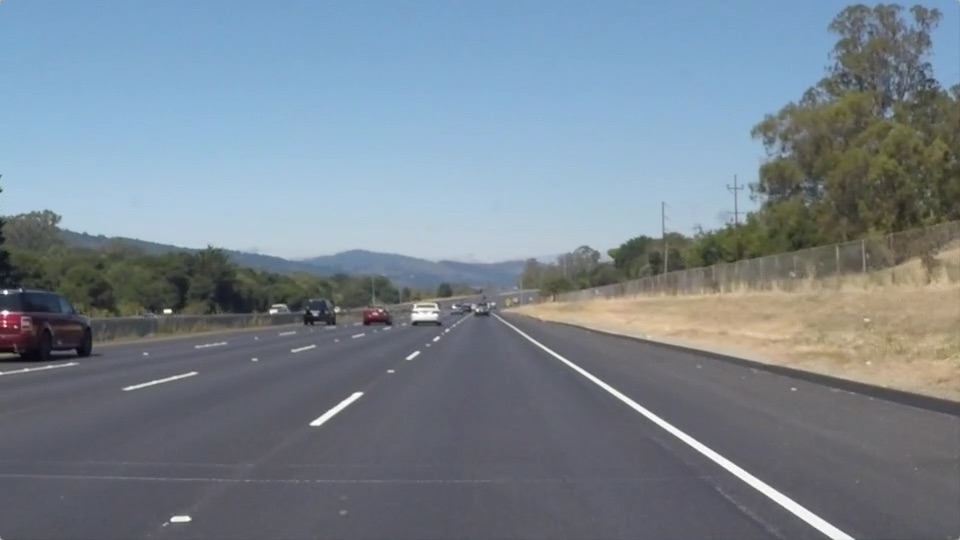
#> input picture p4-advanced-lane-lines/test_images/solidWhiteRight.jpg, 960 x 540 px
$ python -i helperfunctions.py   (imports and definitions only)   (older library calls are emulated)
#> lines starting #> are read from the running program, lines starting #| are printed output that depends on the picture; after the words box and inside, x2 and y2 are one past the last pixel; in counts of white or black regions, pixels touching at a corner belong together
import numpy as np
import cv2
from scipy import signal

## 3. Use color transforms, gradients, etc., to create a thresholded binary image.Use color transforms, gradients, etc.,
## to create a thresholded binary image.

def abs_sobel_thresh(img, orient='x', sobel_kernel=3, thresh=(0, 255)):
    # Apply the following steps to img
    # 1) Convert to grayscale
#> called with orient = 'x', sobel_kernel = 3, thresh = (150, 255)
    gray = cv2.cvtColor(img, cv2.COLOR_RGB2GRAY)
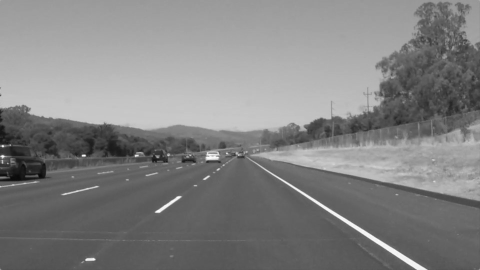
#> gray: shape (540, 960) (shown at 1/2 size); min 8, max 255, mean 130.1
    # 2) Take the derivative in x or y given orient = 'x' or 'y'
    if orient == 'x':
        derivative = cv2.Sobel(gray, cv2.CV_64F, 1, 0)
    elif orient == 'y':
        derivative = cv2.Sobel(gray, cv2.CV_64F, 0, 1)
    else:
        print("Error: orient must be either x or y.")
        # TODO: a bit dodge
        derivative = 0

    # 3) Take the absolute value of the derivative or gradient
    abs_derivative = np.absolute(derivative)

    # 4) Scale to 8-bit (0 - 255) then convert to type = np.uint8
    scaled_sobel = np.uint8(255 * abs_derivative / np.max(abs_derivative))

    # 5) Create a mask of 1's where the scaled gradient magnitude
    # is > thresh_min and < thresh_max
    # So there are 1s where #s are within our thresholds and 0s otherwise.
    grad_binary = np.zeros_like(scaled_sobel)
    grad_binary[(scaled_sobel >= thresh[0]) & (scaled_sobel <= thresh[1])] = 1

    # 6) Return this mask as your binary_output image
    return grad_binary


# [45 lines left out: functions mag_thresh, dir_threshold, not called in this run]

def mag_thresh(img, sobel_kernel=9, mag_thresh=(0, 255)):

    # Apply the following steps to img
    # 1) Convert to grayscale
    gray = cv2.cvtColor(img, cv2.COLOR_RGB2GRAY)

    # 2) Take the gradient in x and y separately
    sobelx = cv2.Sobel(gray, cv2.CV_64F, 1, 0)
    sobely = cv2.Sobel(gray, cv2.CV_64F, 0, 1)

    # 3) Calculate the magnitude
    abs_sobelxy = np.sqrt(sobelx**2 + sobely**2)

    # 5) Scale to 8-bit (0 - 255) and convert to type = np.uint8
    scaled_sobel = np.uint8(255*abs_sobelxy/np.max(abs_sobelxy))

    # 6) Create a binary mask where mag thresholds are met
    mag_binary = np.zeros_like(scaled_sobel)
    mag_binary[(scaled_sobel >= mag_thresh[0]) & (scaled_sobel <= mag_thresh[1])] = 1

    # 7) Return this mask as your binary_output image
    return mag_binary


def dir_threshold(image, sobel_kernel=3, thresh=(0, np.pi/2)):

    # Apply the following steps to img
    # 1) Convert to grayscale
    gray = cv2.cvtColor(image, cv2.COLOR_RGB2GRAY)

    # 2) Take the gradient in x and y separately
    sobelx = cv2.Sobel(gray, cv2.CV_64F, 1, 0, ksize=sobel_kernel)
    sobely = cv2.Sobel(gray, cv2.CV_64F, 0, 1, ksize=sobel_kernel)

    # 3) Take the absolute value of the x and y gradients
    abs_sobelx = np.absolute(sobelx)
    abs_sobely = np.absolute(sobely)

    # 4) Use np.arctan2(abs_sobely, abs_sobelx) to calculate the direction of the gradient
    abs_grad_dir = np.arctan2(abs_sobely, abs_sobelx)

    # 5) Create a binary mask where direction thresholds are met
    dir_binary = np.zeros_like(abs_grad_dir)
    dir_binary[(abs_grad_dir >= thresh[0]) & (abs_grad_dir <= thresh[1])] = 1

    # 6) Return this mask as your binary_output image
    return dir_binary


def apply_thresholds(image, ksize=3):
    # Apply each of the thresholding functions
    gradx = abs_sobel_thresh(image, orient='x', sobel_kernel=ksize, thresh=(150, 255))
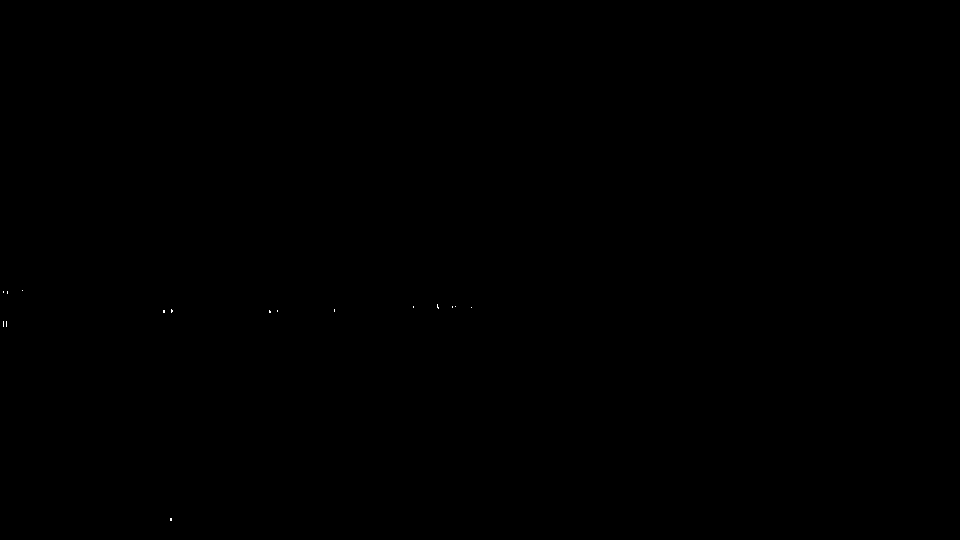
#> gradx: shape (540, 960); values 0 (black) and 1 (white), 0.01% white in thin lines or dots, all inside (x1, y1, x2, y2) = (3, 290, 472, 521)
    grady = abs_sobel_thresh(image, orient='y', sobel_kernel=ksize, thresh=(70, 200))
#> call 2 of abs_sobel_thresh, with orient = 'y', sobel_kernel = 3, thresh = (70, 200)
#> in abs_sobel_thresh (call 2), `derivative = cv2.Sobel(gray, cv2.CV_64F, 0, 1)`:
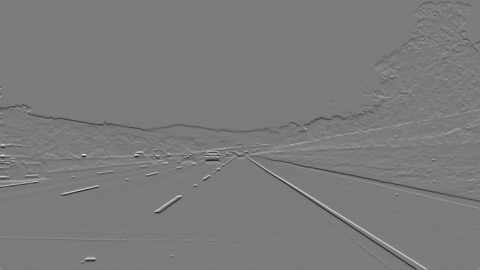
#> derivative: shape (540, 960) float64 (shown at 1/2 size); min -595, max 630, mean -0.9; drawn with min black and max white
#> in abs_sobel_thresh (call 2), `abs_derivative = np.absolute(derivative)`:
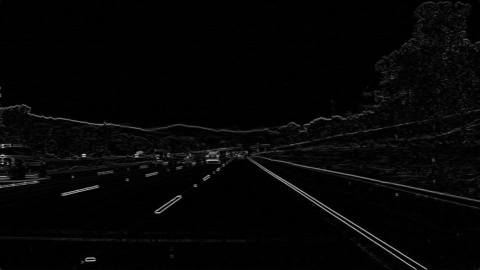
#> abs_derivative: shape (540, 960) float64 (shown at 1/2 size); min 0, max 630, mean 14.1; drawn with min black and max white
#> grady: shape (540, 960); values 0 (black) and 1 (white), 1.3% white in thin lines or dots, all inside (x1, y1, x2, y2) = (0, 62, 960, 539)
    mag_binary = mag_thresh(image, sobel_kernel=ksize, mag_thresh=(70, 255))
#> mag_binary: shape (540, 960); values 0 (black) and 1 (white), 1.5% white in thin lines or dots
    dir_binary = dir_threshold(image, sobel_kernel=ksize, thresh=(0.1, 1.5))
#> in dir_threshold, `abs_grad_dir = np.arctan2(abs_sobely, abs_sobelx)`:
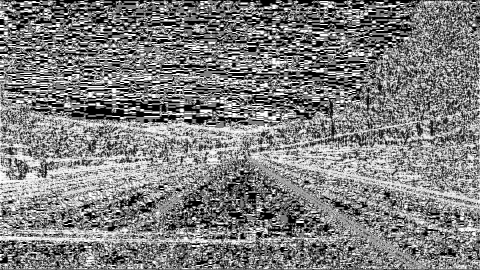
#> abs_grad_dir: shape (540, 960) float64 (shown at 1/2 size); min 0, max 1.57, mean 0.783; drawn with min black and max white
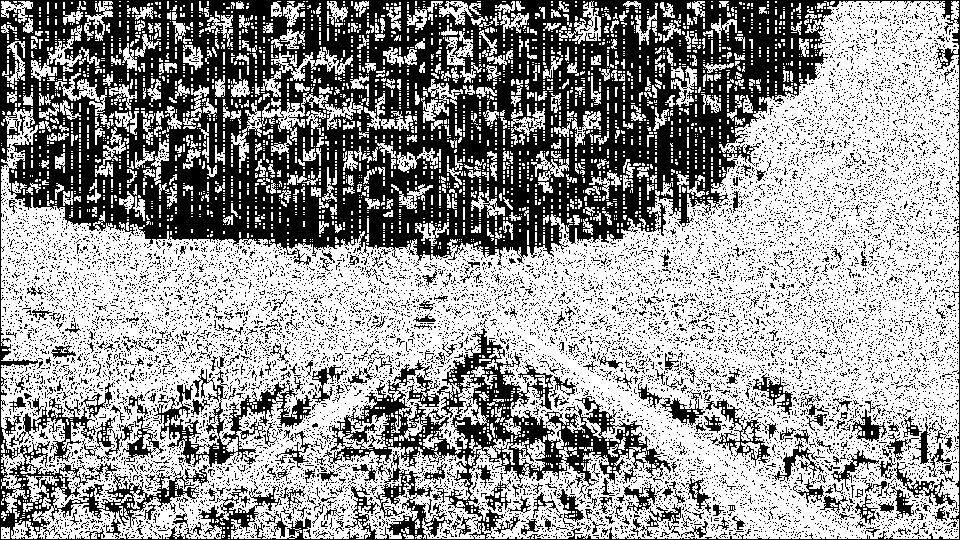
#> dir_binary: shape (540, 960) float64; values 0 (black) and 1 (white), 59.1% white; 13178 black regions (12884 under 20 px), largest, box (x1, y1, x2, y2) and area: (0, 0, 960, 540) 154508, (153, 368, 313, 467) 3790, (9, 397, 96, 462) 1174

    # Combine thresholds
    combined = np.zeros_like(dir_binary)
    combined[((gradx == 1) & (grady == 1)) | ((mag_binary == 1) & (dir_binary == 1))] = 1

    return combined

# [376 lines left out: functions apply_threshold_v2, region_of_interest, get_pixel_in_window, collapse_into_single_arrays, add_pixels_given_centres, histogram_pixels_v2 and 2 more, not called in this run]

def evaluate_poly(indep, poly_coeffs):
    return poly_coeffs[0]*indep**2 + poly_coeffs[1]*indep + poly_coeffs[2]

# [76 lines left out: functions highlight_lane_line_area, center, add_figures_to_image, plausible_curvature, plausible_continuation_of_traces, lane_poly and 1 more, not called in this run]

>>> import cv2
>>> picture = cv2.cvtColor(cv2.imread('test_images/solidWhiteRight.jpg'), cv2.COLOR_BGR2RGB)
>>> result = apply_thresholds(picture)
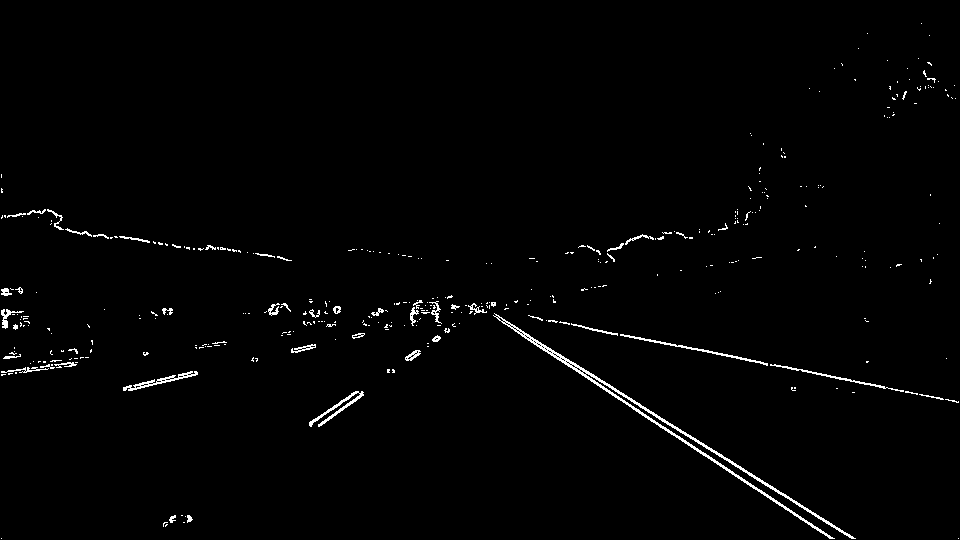
#> result: shape (540, 960) float64; values 0 (black) and 1 (white), 1.3% white in thin lines or dots

$ run again, on p4-advanced-lane-lines/test_images/solidYellowLeft.jpg
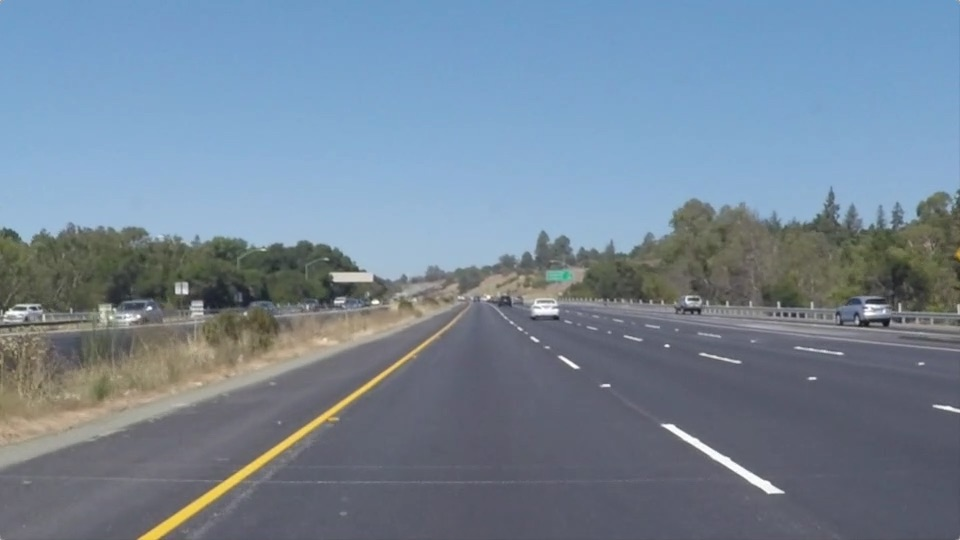
#> input picture p4-advanced-lane-lines/test_images/solidYellowLeft.jpg, 960 x 540 px
#> gradx: shape (540, 960); values 0 (black) and 1 (white), 0.06% white in thin lines or dots, all inside (x1, y1, x2, y2) = (2, 212, 958, 493)
#> in apply_thresholds, `grady = abs_sobel_thresh(image, orient='y', sobel_kernel=ksize, thresh..`:
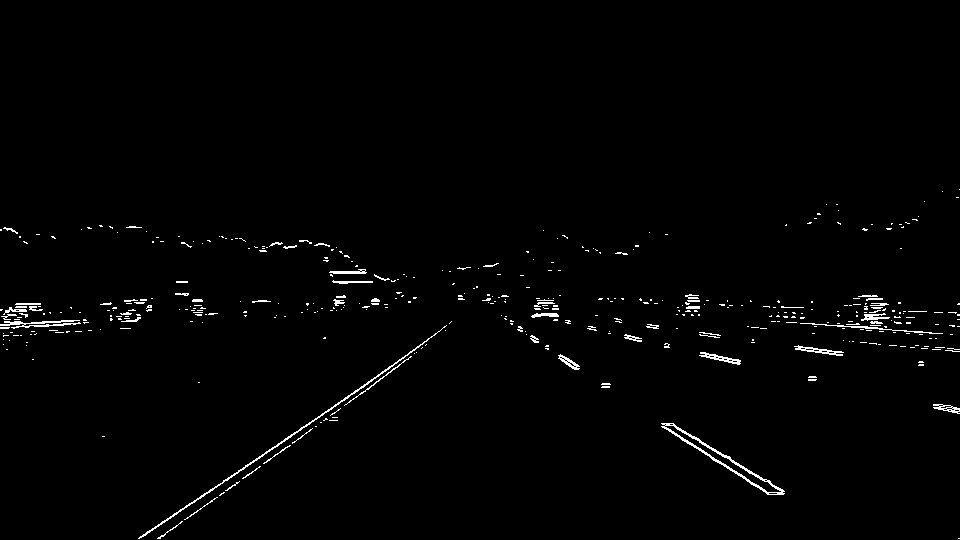
#> grady: shape (540, 960); values 0 (black) and 1 (white), 1.3% white in thin lines or dots, all inside (x1, y1, x2, y2) = (0, 189, 960, 539)
#> mag_binary: shape (540, 960); values 0 (black) and 1 (white), 1.8% white in thin lines or dots, all inside (x1, y1, x2, y2) = (0, 188, 960, 540)
#> dir_binary: shape (540, 960) float64; values 0 (black) and 1 (white), 51.8% white; 11229 black regions (11001 under 20 px), largest, box (x1, y1, x2, y2) and area: (0, 0, 960, 540) 211154, (262, 482, 345, 535) 992, (346, 479, 383, 523) 391
#> `result = apply_thresholds(picture)`:
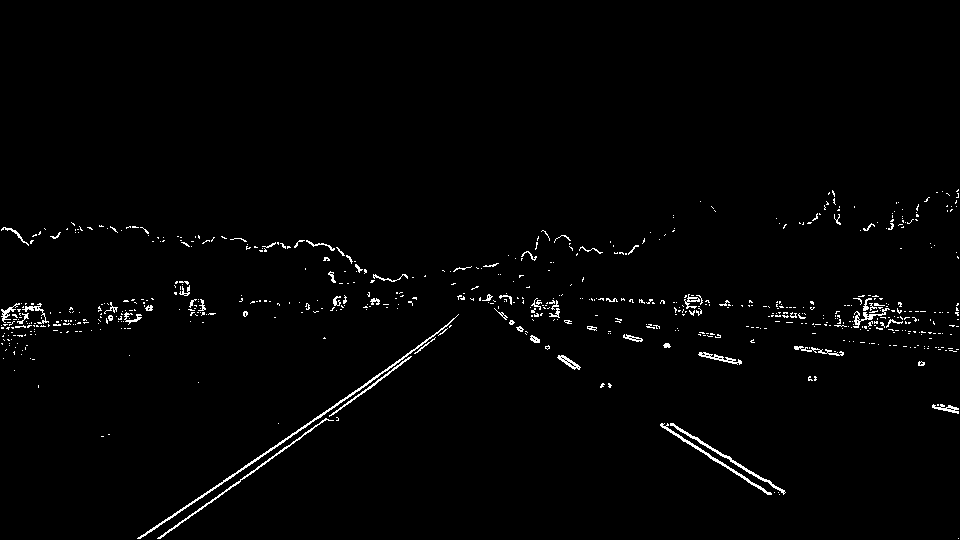
#> result: shape (540, 960) float64; values 0 (black) and 1 (white), 1.5% white in thin lines or dots, all inside (x1, y1, x2, y2) = (1, 189, 959, 539)

$ run again, on p4-advanced-lane-lines/test_images/test1.jpg
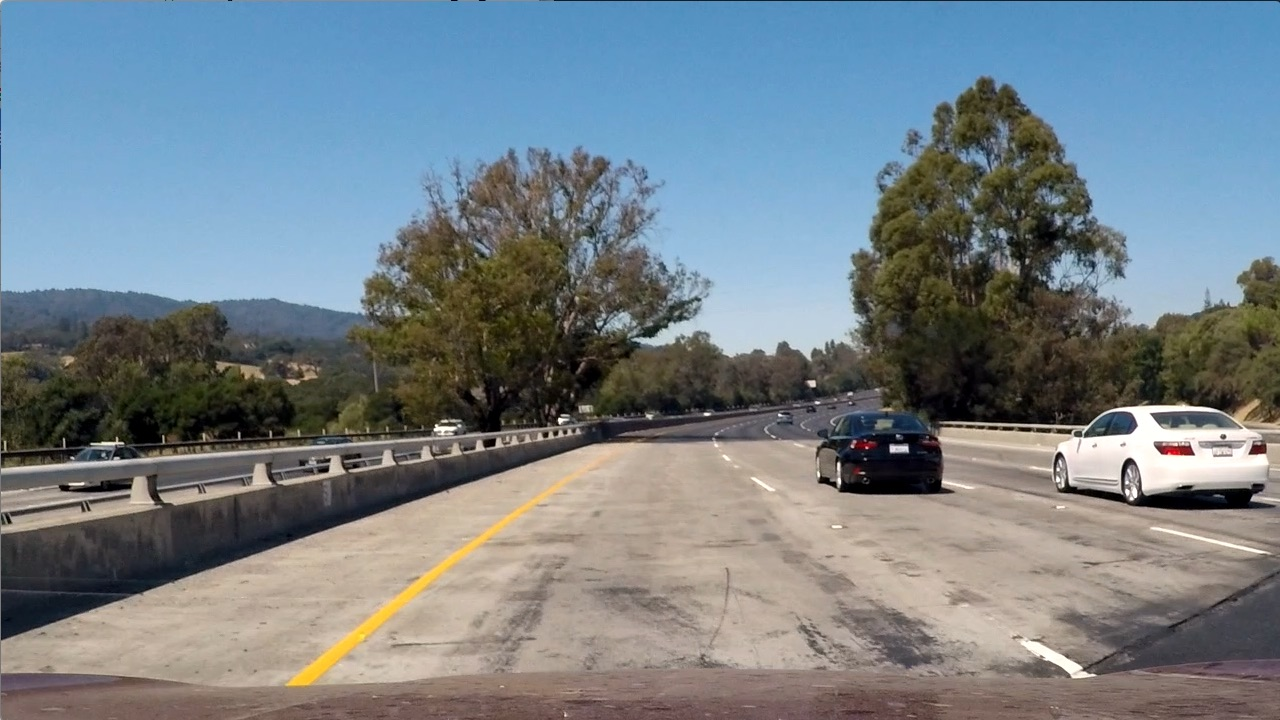
#> input picture p4-advanced-lane-lines/test_images/test1.jpg, 1280 x 720 px
#> gradx: shape (720, 1280); values 0 (black) and 1 (white), 0.06% white in thin lines or dots, all inside (x1, y1, x2, y2) = (3, 260, 1267, 716)
#> in apply_thresholds, `grady = abs_sobel_thresh(image, orient='y', sobel_kernel=ksize, thresh..`:
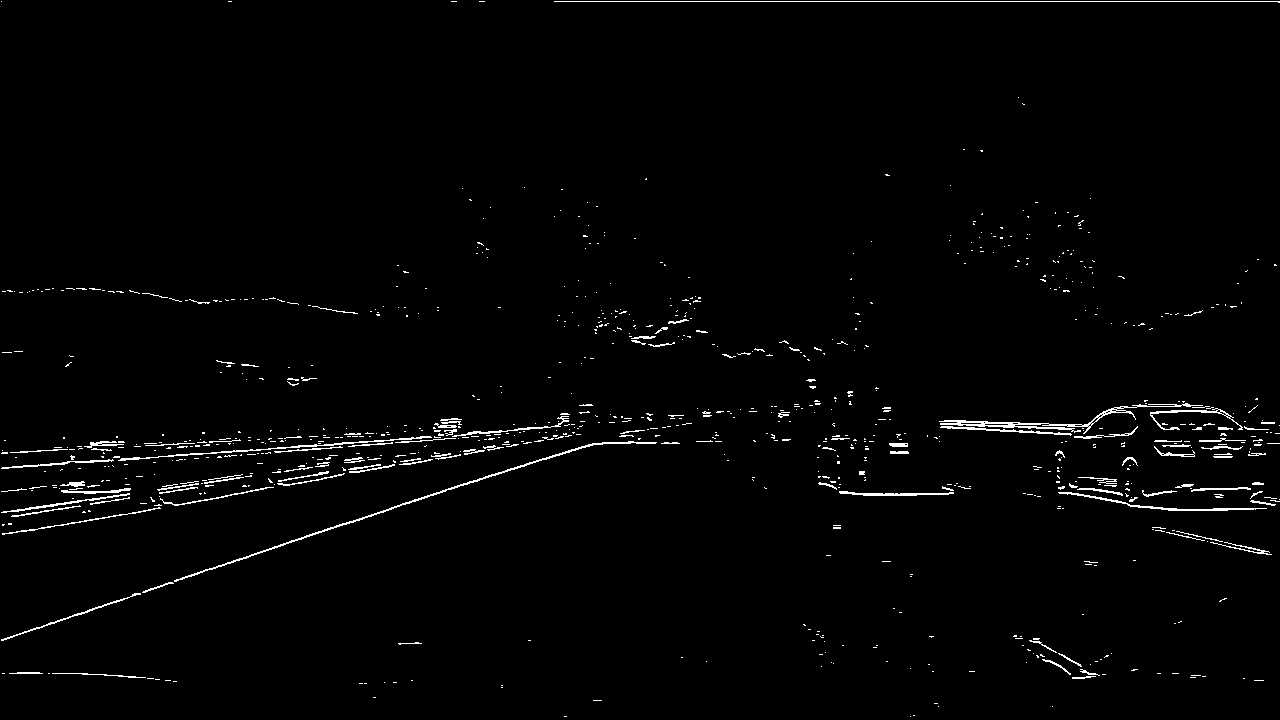
#> grady: shape (720, 1280); values 0 (black) and 1 (white), 1.6% white in thin lines or dots
#> mag_binary: shape (720, 1280); values 0 (black) and 1 (white), 2.3% white in thin lines or dots
#> dir_binary: shape (720, 1280) float64; values 0 (black) and 1 (white), 78% white; black in thin lines or dots
#> `result = apply_thresholds(picture)`:
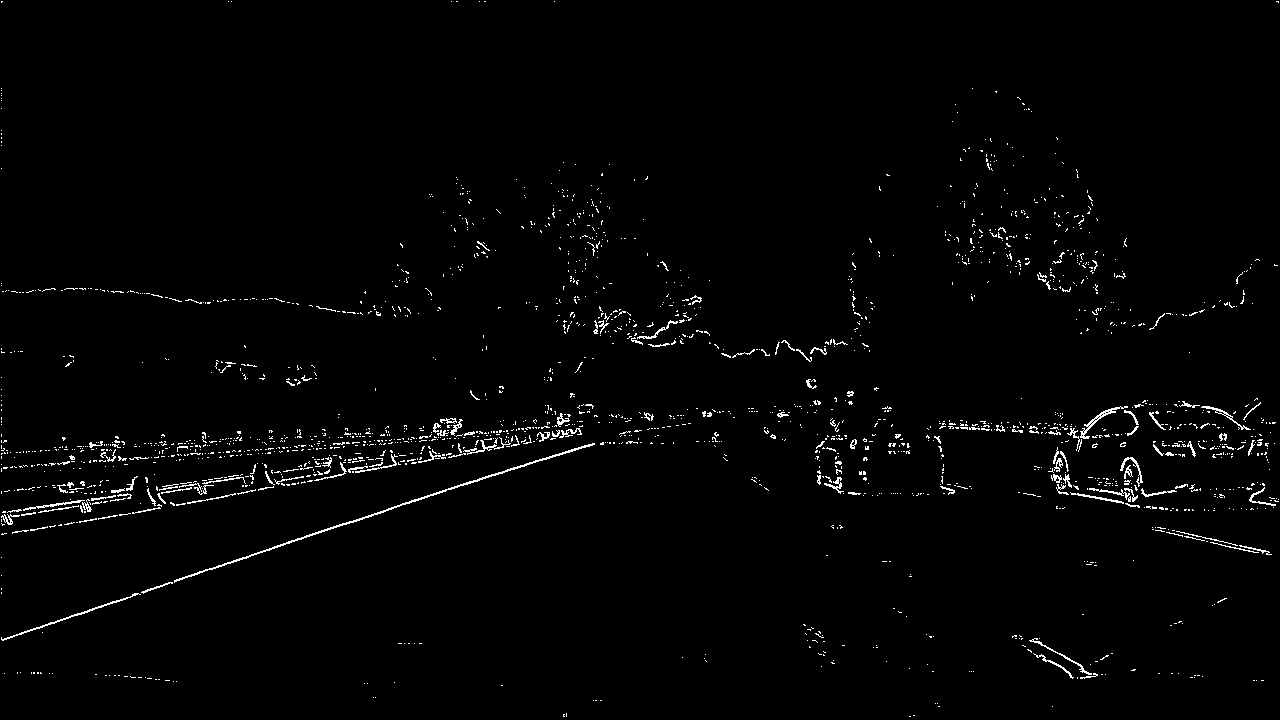
#> result: shape (720, 1280) float64; values 0 (black) and 1 (white), 1.6% white in thin lines or dots
